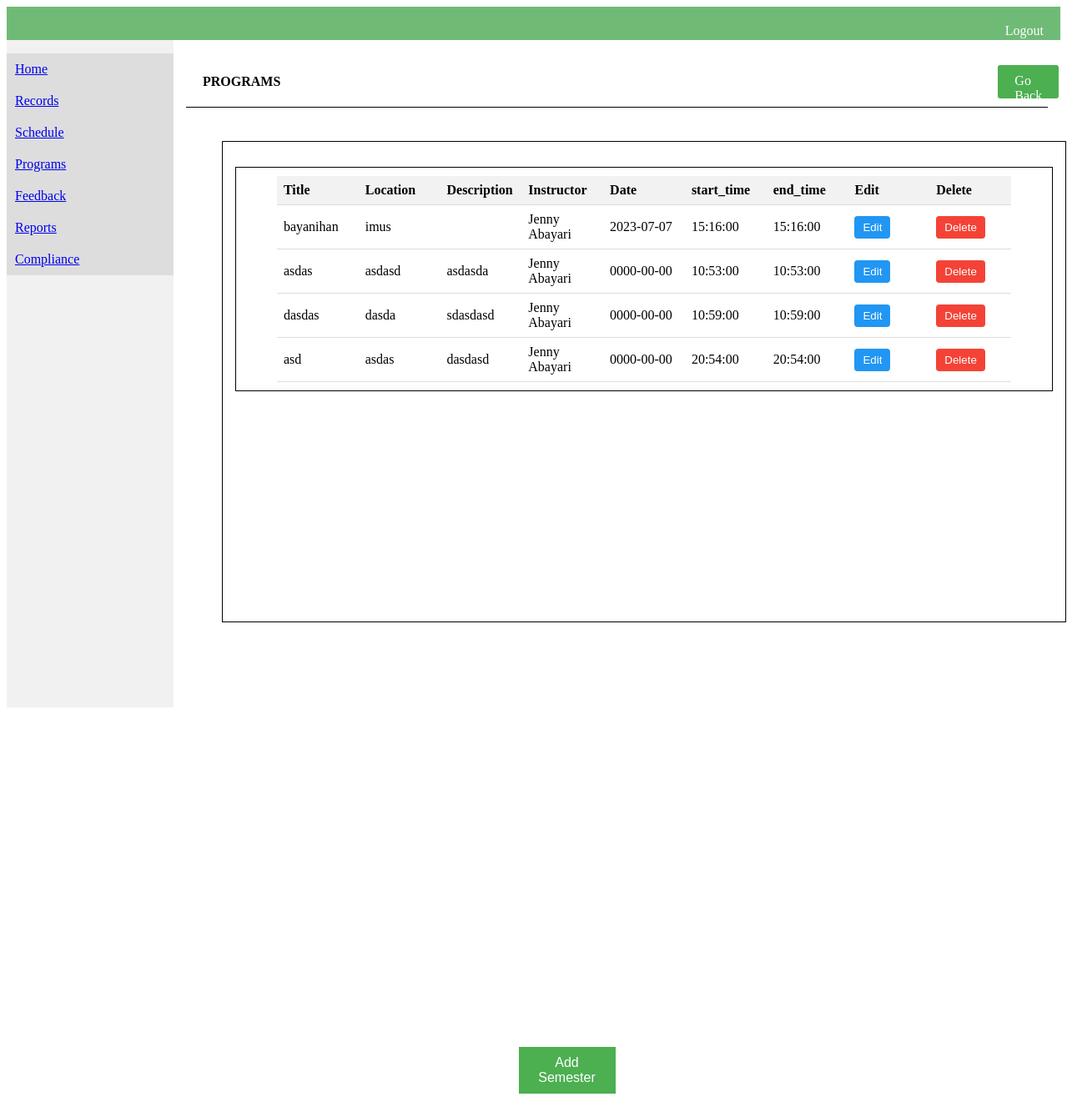
The page /createProgram.php on the database its author committed.
### tables this page shows
CREATE TABLE `tbl_program` (
  `programID` int(10) NOT NULL,
  `programName` varchar(50) NOT NULL,
  `description` varchar(255) NOT NULL,
  `programLocation` varchar(50) NOT NULL,
  `instructorID` int(11) NOT NULL,
  `scheduleDate` date NOT NULL,
  `start_time` time NOT NULL,
  `end_time` time NOT NULL
);

CREATE TABLE `instructor` (
  `id` int(10) NOT NULL,
  `instructorName` varchar(50) DEFAULT NULL,
  `instructorDescription` varchar(50) DEFAULT NULL,
  `facebook` varchar(50) DEFAULT NULL,
  `email` varchar(50) DEFAULT NULL,
  `password` varchar(50) DEFAULT NULL,
  `courseID` int(10) NOT NULL,
  `instructorImage` longblob DEFAULT NULL,
  `sectionID` int(10) NOT NULL
);

### createProgram.php (the view, shortened to what this page needs)
<?php
include 'db_connect.php';
$query = "SELECT p.programID, p.programName, p.programLocation, p.description, p.instructorID, p.scheduleDate, p.start_time, p.end_time, i.instructorName
            FROM tbl_program p
            INNER JOIN instructor i ON p.instructorID = i.id";
$result = mysqli_query($conn, $query);
if ($result && mysqli_num_rows($result) > 0) {
    while ($program = mysqli_fetch_assoc($result)) {
        $instructorName = $program['instructorName'];
    }
}
?>
<!DOCTYPE html>
<html>
<head>
</head>
<body>
    <div class="topbar">
        <a class="logout" href="log-in.php">Logout</a>
    </div>
    <div class="sidebar">
        <ul>
            <li><a href="adminpage.php">Home</a></li>
            <li><a href="records.php">Records</a></li>
            <li><a href="schedule.php">Schedule</a></li>
            <li><a href="programs.php">Programs</a></li>
            <li><a href="feedback.php">Feedback</a></li>
            <li><a href="reports.php">Reports</a></li>
            <li><a href="compliance.php">Compliance</a></li>
        </ul>
    </div>
    <div class="content">
        <div class="upperbox">
            <h4>PROGRAMS</h4>
            <a href="programs.php" class="go-back-button">Go Back</a>
        </div>
        <div class="middlebox">
        <div class="tabledisplay">
            <table id="course-table">
                <thead>
                    <tr>
                        <th>Title</th>
                        <th>Location</th>
                        <th>Description</th>
                        <th>Instructor</th>
                        <th>Date</th>
                        <th>start_time</th>
                        <th>end_time</th>
                        <th>Edit</th>
                        <th>Delete</th>
                    </tr>
                </thead>
                <tbody class="scrollable-tbody">
                <?php
include 'db_connect.php';
$sql = "SELECT * FROM tbl_program";
$result_program = $conn->query($sql);
if ($result_program->num_rows > 0) {
    while ($row = $result_program->fetch_assoc()) {
        $title = $row["programName"];
        $programID = $row["programID"];
        $location = $row["programLocation"];
        $scheduleDate = $row["scheduleDate"];
        $start_time = $row["start_time"];
        $description = $row["description"];
        $query = "SELECT i.instructorName
        FROM tbl_program p
        JOIN instructor i ON p.instructorID = i.id";
        $result_instructor = mysqli_query($conn, $query);
        if ($result_instructor) {
            $row_instructor = $result_instructor->fetch_assoc();
            $instructorName = $row_instructor["instructorName"];
        }
        ?>
        <tr>
            <td><?php echo $title; ?></td>
            <td><?php echo $location; ?></td>
            <td><?php echo $description; ?></td>
            <td><?php echo $instructorName; ?></td>
            <td><?php echo $scheduleDate; ?></td>
            <td><?php echo $start_time; ?></td>
            <td><?php echo $start_time; ?></td>
            <td><button onclick="openEditForm('<?php echo $programID; ?>')" class="edit-button">Edit</button></td>
            <td><button class="delete-button" onclick="deleteSem(<?php echo $semesterID; ?>)">Delete</button></td>
        </tr>
        <?php
    }
} else {
    echo "<tr><td colspan='3'>No records found</td></tr>";
}
?>
                </tbody>
            </table>
        </div>
        </div>
        <div class="lowerbox">
            <button id="add-program-button" style="background-color: #4CAF50; color: white; border: none; padding: 10px 20px; text-align: center; text-decoration: none; display: inline-block; font-size: 16px; margin: 4px 2px; cursor: pointer;">Add Semester</button>
        </div>
    </div>
</body>
</html>

### createProgram.php (style rules this page uses)
.topbar { background-color: #6FBB76; color: #fff; padding: 20px; }
.topbar .logout { float: right; color: #fff; text-decoration: none; }
.sidebar { background-color: #f1f1f1; float: left; width: 200px; height: 100vh; }
.sidebar ul { list-style-type: none; padding: 0; }
.sidebar ul li { padding: 10px; background-color: #ddd; cursor: pointer; }
.content { margin-left: 200px; padding: 20px; display: flex; flex-direction: column; justify-content: space-between; }
.middlebox { padding: 5px; margin: 5px; width: 800px; height: 550px; display: flex; flex-direction: row; flex-wrap: wrap; align-content: flex-start; margin-left: 200px; padding-top: 20px; margin-top: 20px; }
.upperbox { border-bottom: solid black 1px; height: 50px; width: 100%; display: flex; margin-bottom: 20px; }
.upperbox h4 { margin-left: 15px; }
.upperbox .go-back-button { margin-left: 850px; display: inline-block; padding: 10px 20px; height: 20px; background-color: #4CAF50; color: #fff; text-decoration: none; border-radius: 3px; }
.middlebox { padding: 5px; margin: 5px; width: 1000px; height: 550px; display: flex; flex-direction: row; flex-wrap: wrap; align-content: flex-start; margin-left: 70px; padding-top: 20px; margin-top: 20px; border: solid 1px black; justify-content: space-evenly; }
.content { display: flex; flex-direction: column; align-items: center; padding-top: 20px; position }
#course-table { width: 500px; margin: 10px; }
#course-table th, #course-table td { padding: 8px; border-bottom: 1px solid #ddd; }
#course-table th { text-align: left; }
#course-table .edit-button, #course-table .delete-button { padding: 6px 10px; border: none; background-color: #4CAF50; color: #fff; cursor: pointer; }
#course-table .edit-button { background-color: #2196F3; border-radius:4px; }
#course-table .delete-button { background-color: #f44336; border-radius:4px; }
.upperbox { border-bottom: solid black 1px; height: 50px; width: 100%; display: flex; justify-content: space-between; align-items: center; margin-bottom: 20px; padding: 5px; }
.upperbox .go-back-button { padding: 10px 20px; height: 20px; background-color: #4CAF50; color: #fff; text-decoration: none; border-radius: 3px; }
.tabledisplay { width: 1000px; border: solid black 1px; display: flex; justify-content: center; overflow: hidden; margin: 10px; }
#course-table { width: 90%; border-collapse: collapse; table-layout: fixed; }
#course-table th, #course-table td { padding: 8px; text-align: left; border-bottom: 1px solid #ddd; }
#course-table th { background-color: #f2f2f2; }
.edit-button { background-color: #4CAF50; color: white; border: none; padding: 5px 10px; text-align: center; text-decoration: none; display: inline-block; cursor: pointer; border-radius: 3px; }
.delete-button { background-color: #f44336; color: white; border: none; padding: 5px 10px; text-align: center; text-decoration: none; display: inline-block; cursor: pointer; border-radius: 3px; }
.lowerbox { width: 120px; margin-top: 500px; position: sticky; bottom: 20px; left: 50%; transform: translateX(-50%); z-index: 999; }
h4 { margin: 10px; }

### rows shown on the page
tbl_program: programName "bayanihan", programLocation "imus", instructorID.instructorName "Jenny Abayari", scheduleDate "2023-07-07", start_time "15:16:00"
tbl_program: programName "asdas", programLocation "asdasd", description "asdasda", instructor.instructorName "Jenny Abayari", scheduleDate "0000-00-00", start_time "10:53:00"
tbl_program: programName "dasdas", programLocation "dasda", description "sdasdasd", instructor.instructorName "Jenny Abayari", scheduleDate "0000-00-00", start_time "10:59:00"
tbl_program: programName "asd", programLocation "asdas", description "dasdasd", instructorID.instructorName "Jenny Abayari", scheduleDate "0000-00-00", start_time "20:54:00"
